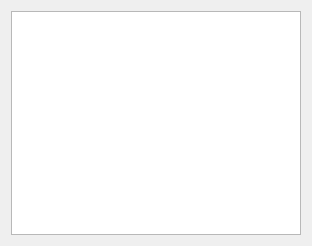
<?xml version="1.0" encoding="UTF-8"?>
<ui version="4.0">
 <class>ComponentPlugins</class>
 <widget class="QDialog" name="ComponentPlugins">
  <property name="geometry">
   <rect>
    <x>0</x>
    <y>0</y>
    <width>312</width>
    <height>246</height>
   </rect>
  </property>
  <property name="windowTitle">
   <string>Manage Components</string>
  </property>
  <layout class="QGridLayout" name="gridLayout">
   <item row="0" column="0">
    <widget class="QListWidget" name="compList">
     <property name="maximumSize">
      <size>
       <width>10000</width>
       <height>10000</height>
      </size>
     </property>
     <property name="editTriggers">
      <set>QAbstractItemView::NoEditTriggers</set>
     </property>
     <property name="showDropIndicator" stdset="0">
      <bool>false</bool>
     </property>
     <property name="selectionMode">
      <enum>QAbstractItemView::NoSelection</enum>
     </property>
     <property name="resizeMode">
      <enum>QListView::Adjust</enum>
     </property>
     <property name="layoutMode">
      <enum>QListView::SinglePass</enum>
     </property>
    </widget>
   </item>
  </layout>
 </widget>
 <resources/>
 <connections/>
</ui>
